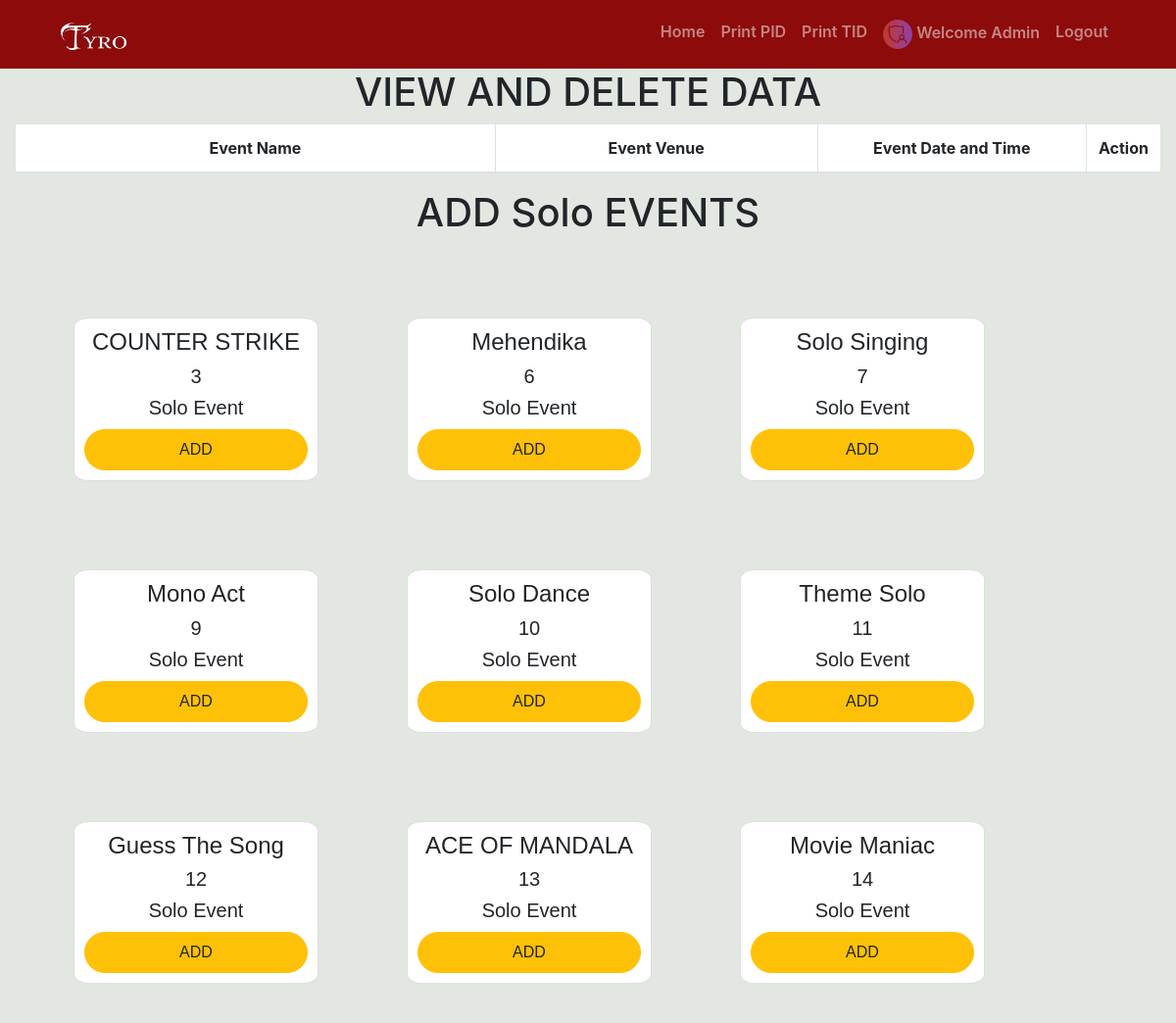
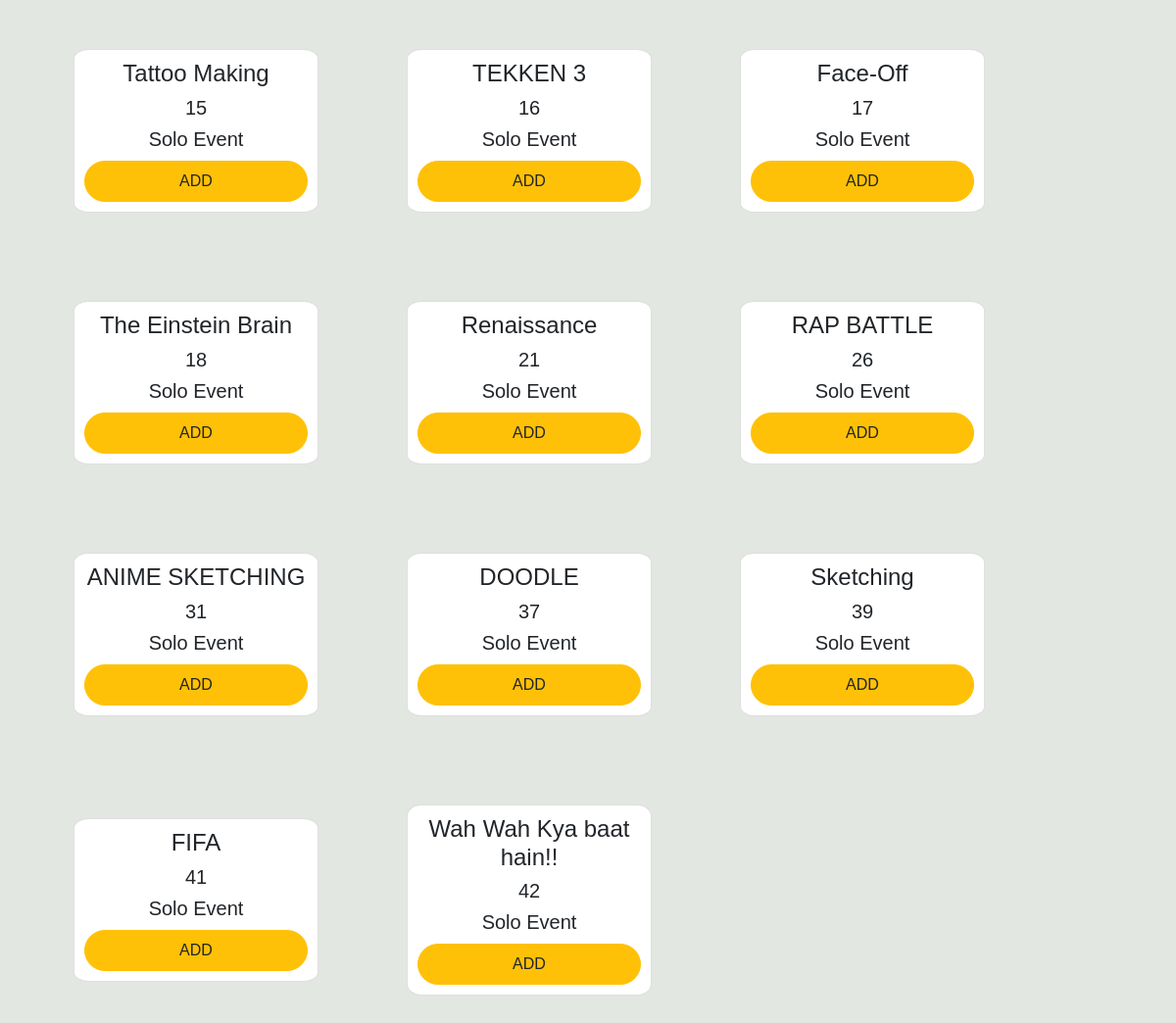
Screenshot of /regportal/admin/check2.php with the database file from the repository (2 pictures, top to bottom).
### tables this page shows
CREATE TABLE `sign` (
  `id` int(10) NOT NULL,
  `name` varchar(25) NOT NULL,
  `username` varchar(25) NOT NULL,
  `password` varchar(25) NOT NULL,
  `level` varchar(20) NOT NULL
);

CREATE TABLE `events` (
  `sln` int(100) NOT NULL,
  `eid` int(100) NOT NULL,
  `event_name` varchar(250) DEFAULT NULL,
  `event_start_time` time(6) NOT NULL,
  `event_end_time` time(6) NOT NULL,
  `event_date` date NOT NULL,
  `pid` varchar(12) DEFAULT NULL,
  `event_venue` varchar(250) DEFAULT NULL,
  `event_type` varchar(250) DEFAULT NULL,
  `event_reg` int(100) NOT NULL
);

### regportal/admin/check2.php (the view, shortened to what this page needs)
<?php include('includes/head.php')?>
<?php include('connection.php')?>
<?php
 $sql = mysqli_query($con,"SELECT * FROM events WHERE  event_type = 'solo' ");
?>
<body>
  <?php include('includes/navbar.php')?>
  <h1>VIEW AND DELETE DATA</h1>
  <div class="col-md-12">
    <table class="table table-bordered table-hover bg-white">
      <thead>
        <tr>
          <th scope="col" style="width:45%">Event Name </th>
          <th scope="col" style="width:30%">Event Venue </th>
          <th scope="col" style="width:25%">Event Date and Time </th>
          <th scope="col" style="width:25%">Action </th>
        </tr>
      </thead>
    </table>
  </div>
  <h1>ADD Solo EVENTS<?php?></h1>
  <section>
    <?php
while ($row = mysqli_fetch_assoc($sql)) {
?>
    <form method="POST">
      <div class="card text-center">
        <h3><?php echo $row['event_name'] ?></h3>
        <h5><?php echo $row['eid'] ?></h5>
        <h5><?php echo $row['event_type']," Event" ?></h5>
        <input type="submit" class="btn btn-warning" value="ADD" name="add_event">
      </div>
    </form>
    <?php
}
?>

### regportal/admin/includes/navbar.php (shortened to what this page needs)
<?php include('../connection.php')?>
<?php
$qy1 ='SELECT * from sign';
$rst1 = mysqli_query($con,$qy1);
$level1 = mysqli_fetch_assoc($rst1);
?>
<div class="concontainer-fluid nav_bg px-0 fixed-top">
  <div class="container">
  <div class="row">
    <div class="col-md-12 py-1">
      <nav class="navbar navbar-expand-lg navbar-dark">
        <a class="navbar-brand" href="#">
          <img src="../assets/images/tyro.png" alt="" width="70" height="30"
            class="d-inline-block align-text-top">
        </a>
        <div class="collapse navbar-collapse" id="navbarSupportedContent">
          <ul class="navbar-nav ml-auto ">
            <li class="nav-item">
              <a href="index.php" class="nav-link">Home</a>
            </li>
            <li class="nav-item">
              <a href="find_pid.php" class="nav-link">Print PID</a>
            </li>
            <li class="nav-item">
              <a href="find_tid.php" class="nav-link">Print TID</a>
            </li>
            <li class="nav-item">
              <a class="nav-link " href="profile.php" > <img width="30px"src="images/<?php echo $level1['level']; ?>.png"> Welcome <?php echo $level1['level']; ?> </a>
            </li>
            <li class="nav-item">
              <a href="logout.php" class="nav-link">Logout</a>
            </li>
          </ul>
        </div>
      </nav>
    </div>
  </div>
  </div>
</div>

### regportal/admin/css/style.css (style rules this page uses)
:root { --theme: #8d0b0b; --bgcolor: #126364; --yellow: r; }
body { background: #E2E7E1; min-height: 100vh; }
.nav_bg { background-color: var(--theme); }
.btn { width: 130px; padding: 8px 0; border-radius: 25px; background-color: #ffc107; }

### regportal/admin/includes/head.php (style rules this page uses)
body { padding-top: 70px; }

### regportal/admin/check2.php (style rules this page uses)
body { text-align: center; font-weight: 600; }
section { display: flex; align-items: center; flex-wrap: wrap; gap: 50px; padding: 55px; min-height: 100vh; font-family: sans-serif; }
.btn { flex-wrap: wrap; width: auto; margin-top: 2px; }
.card { width: 250px; height: auto; padding: 10px; border-radius: 6%; text-align: center; margin: 20px; }
h3 { font-size: 1.5rem; }

### rows the page displays
sign: level (picture), level "Admin"
events: event_name "COUNTER STRIKE", eid "3", event_type "Solo"
events: event_name "Mehendika", eid "6", event_type "Solo"
events: event_name "Solo Singing", eid "7", event_type "Solo"
events: event_name "Mono Act", eid "9", event_type "Solo"
events: event_name "Solo Dance", eid "10", event_type "Solo"
events: event_name "Theme Solo", eid "11", event_type "Solo"
events: event_name "Guess The Song", eid "12", event_type "Solo"
events: event_name "ACE OF MANDALA", eid "13", event_type "Solo"
events: event_name "Movie Maniac", eid "14", event_type "Solo"
events: event_name "Tattoo Making", eid "15", event_type "Solo"
events: event_name "TEKKEN 3", eid "16", event_type "Solo"
events: event_name "Face-Off", eid "17", event_type "Solo"
events: event_name "The Einstein Brain", eid "18", event_type "Solo"
events: event_name "Renaissance", eid "21", event_type "Solo"
events: event_name "RAP BATTLE", eid "26", event_type "Solo"
events: event_name "ANIME SKETCHING", eid "31", event_type "Solo"
events: event_name "DOODLE", eid "37", event_type "Solo"
events: event_name "Sketching", eid "39", event_type "Solo"
events: event_name "FIFA", eid "41", event_type "Solo"
events: event_name "Wah Wah Kya baat hain!!", eid "42", event_type "Solo"
